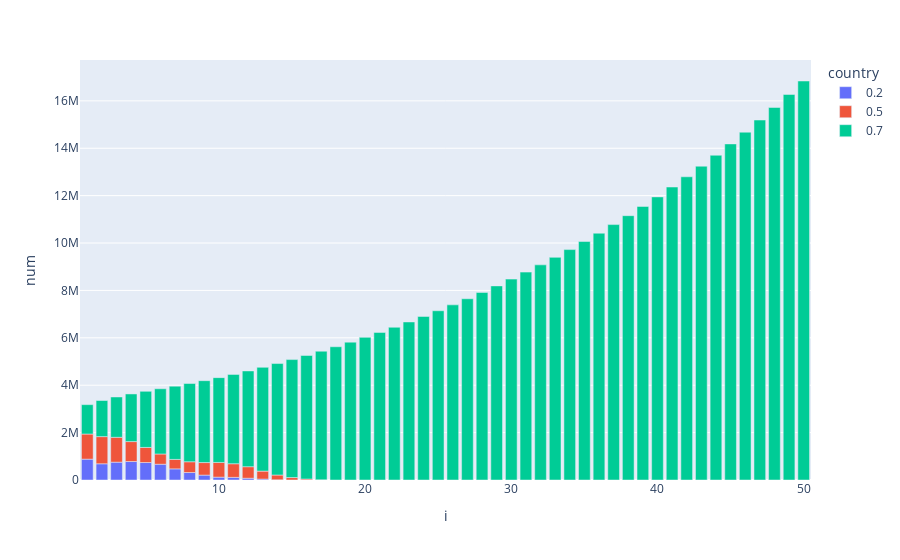

Write notebook code for a chart like this one.
### Code cell
fig = px.bar(df0.groupby(['country', 'i'], as_index=False).sum(), x='i', y='num', color='country')
fig.show()
#fig.write_image("demogr3.png")

### Figure 1 — Plotly figure (JSON) as saved in the notebook; plotly's stock layout.template omitted (floating-point values rounded to 4 significant figures)
{"data": [{"alignmentgroup": "True", "hovertemplate": "country=0.2<br>i=%{x}<br>num=%{y}<extra></extra>", "legendgroup": "0.2", "marker": {"color": "#636efa", "pattern": {"shape": ""}}, "name": "0.2", "offsetgroup": "0.2", "orientation": "v", "showlegend": true, "textposition": "auto", "type": "bar", "x": [1, 2, 3, 4, 5, 6, 7, 8, 9, 10, 11, 12, 13, 14, 15, 16, 17, 18, 19, 20, 21, 22, 23, 24, 25, 26, 27, 28, 29, 30, 31, 32, 33, 34, 35, 36, 37, 38, 39, 40, 41, 42, 43, 44, 45, 46, 47, 48, 49, 50], "xaxis": "x", "y": [880000, 684835, 752736, 779754, 737557, 666129, 469579, 315769, 206962, 120069, 111383, 75232, 39318, 9010, 0, 0, 0, 0, 0, 0, 0, 0, 0, 0, 0, 0, 0, 0, 0, 0, 0, 0, 0, 0, 0, 0, 0, 0, 0, 0, 0, 0, 0, 0, 0, 0, 0, 0, 0, 0], "yaxis": "y"}, {"alignmentgroup": "True", "hovertemplate": "country=0.5<br>i=%{x}<br>num=%{y}<extra></extra>", "legendgroup": "0.5", "marker": {"color": "#EF553B", "pattern": {"shape": ""}}, "name": "0.5", "offsetgroup": "0.5", "orientation": "v", "showlegend": true, "textposition": "auto", "type": "bar", "x": [1, 2, 3, 4, 5, 6, 7, 8, 9, 10, 11, 12, 13, 14, 15, 16, 17, 18, 19, 20, 21, 22, 23, 24, 25, 26, 27, 28, 29, 30, 31, 32, 33, 34, 35, 36, 37, 38, 39, 40, 41, 42, 43, 44, 45, 46, 47, 48, 49, 50], "xaxis": "x", "y": [1060000, 1145921, 1049669, 841191, 636869, 432118, 399855, 453805, 528483, 620581, 575033, 486241, 336292, 201264, 103181, 41353, 6661, 0, 0, 0, 0, 0, 0, 0, 0, 0, 0, 0, 0, 0, 0, 0, 0, 0, 0, 0, 0, 0, 0, 0, 0, 0, 0, 0, 0, 0, 0, 0, 0, 0], "yaxis": "y"}, {"alignmentgroup": "True", "hovertemplate": "country=0.7<br>i=%{x}<br>num=%{y}<extra></extra>", "legendgroup": "0.7", "marker": {"color": "#00cc96", "pattern": {"shape": ""}}, "name": "0.7", "offsetgroup": "0.7", "orientation": "v", "showlegend": true, "textposition": "auto", "type": "bar", "x": [1, 2, 3, 4, 5, 6, 7, 8, 9, 10, 11, 12, 13, 14, 15, 16, 17, 18, 19, 20, 21, 22, 23, 24, 25, 26, 27, 28, 29, 30, 31, 32, 33, 34, 35, 36, 37, 38, 39, 40, 41, 42, 43, 44, 45, 46, 47, 48, 49, 50], "xaxis": "x", "y": [1240000, 1523245, 1701599, 2010259, 2369339, 2752212, 3088663, 3301421, 3455943, 3579450, 3770739, 4040744, 4379260, 4704485, 4978459, 5214033, 5429311, 5623450, 5817929, 6019556, 6228511, 6444993, 6669222, 6901430, 7141870, 7390803, 7648508, 7915275, 8191406, 8477219, 8773043, 9079222, 9396112, 9724081, 10063512, 10414804, 10778370, 11154635, 11544043, 11947050, 12364130, 12795774, 13242490, 13704803, 14183258, 14678417, 15190864, 15721202, 16270056, 16838073], "yaxis": "y"}], "layout": {"barmode": "relative", "legend": {"title": {"text": "country"}, "tracegroupgap": 0}, "margin": {"t": 60}, "xaxis": {"anchor": "y", "domain": [0, 1], "title": {"text": "i"}}, "yaxis": {"anchor": "x", "domain": [0, 1], "title": {"text": "num"}}}}
